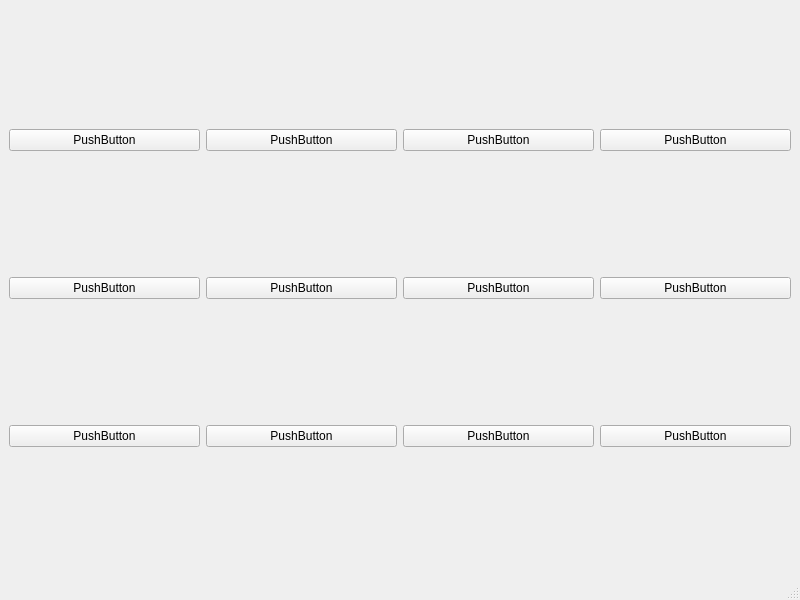
<?xml version="1.0" encoding="UTF-8"?>
<ui version="4.0">
 <class>MainWindow</class>
 <widget class="QMainWindow" name="MainWindow">
  <property name="geometry">
   <rect>
    <x>0</x>
    <y>0</y>
    <width>800</width>
    <height>600</height>
   </rect>
  </property>
  <property name="windowTitle">
   <string>MainWindow</string>
  </property>
  <widget class="QWidget" name="centralwidget">
   <layout class="QGridLayout" name="gridLayout">
    <item row="2" column="0">
     <widget class="QPushButton" name="pushButton_6">
      <property name="text">
       <string>PushButton</string>
      </property>
     </widget>
    </item>
    <item row="0" column="0">
     <widget class="QPushButton" name="pushButton">
      <property name="text">
       <string>PushButton</string>
      </property>
     </widget>
    </item>
    <item row="1" column="3">
     <widget class="QPushButton" name="pushButton_3">
      <property name="text">
       <string>PushButton</string>
      </property>
     </widget>
    </item>
    <item row="0" column="2">
     <widget class="QPushButton" name="pushButton_7">
      <property name="text">
       <string>PushButton</string>
      </property>
     </widget>
    </item>
    <item row="2" column="2">
     <widget class="QPushButton" name="pushButton_9">
      <property name="text">
       <string>PushButton</string>
      </property>
     </widget>
    </item>
    <item row="1" column="0">
     <widget class="QPushButton" name="pushButton_5">
      <property name="text">
       <string>PushButton</string>
      </property>
     </widget>
    </item>
    <item row="2" column="3">
     <widget class="QPushButton" name="pushButton_4">
      <property name="text">
       <string>PushButton</string>
      </property>
     </widget>
    </item>
    <item row="1" column="2">
     <widget class="QPushButton" name="pushButton_8">
      <property name="text">
       <string>PushButton</string>
      </property>
     </widget>
    </item>
    <item row="0" column="3">
     <widget class="QPushButton" name="pushButton_2">
      <property name="text">
       <string>PushButton</string>
      </property>
     </widget>
    </item>
    <item row="0" column="1">
     <widget class="QPushButton" name="pushButton_10">
      <property name="text">
       <string>PushButton</string>
      </property>
     </widget>
    </item>
    <item row="1" column="1">
     <widget class="QPushButton" name="pushButton_11">
      <property name="text">
       <string>PushButton</string>
      </property>
     </widget>
    </item>
    <item row="2" column="1">
     <widget class="QPushButton" name="pushButton_12">
      <property name="text">
       <string>PushButton</string>
      </property>
     </widget>
    </item>
   </layout>
  </widget>
  <widget class="QStatusBar" name="statusbar"/>
 </widget>
 <resources/>
 <connections/>
</ui>
